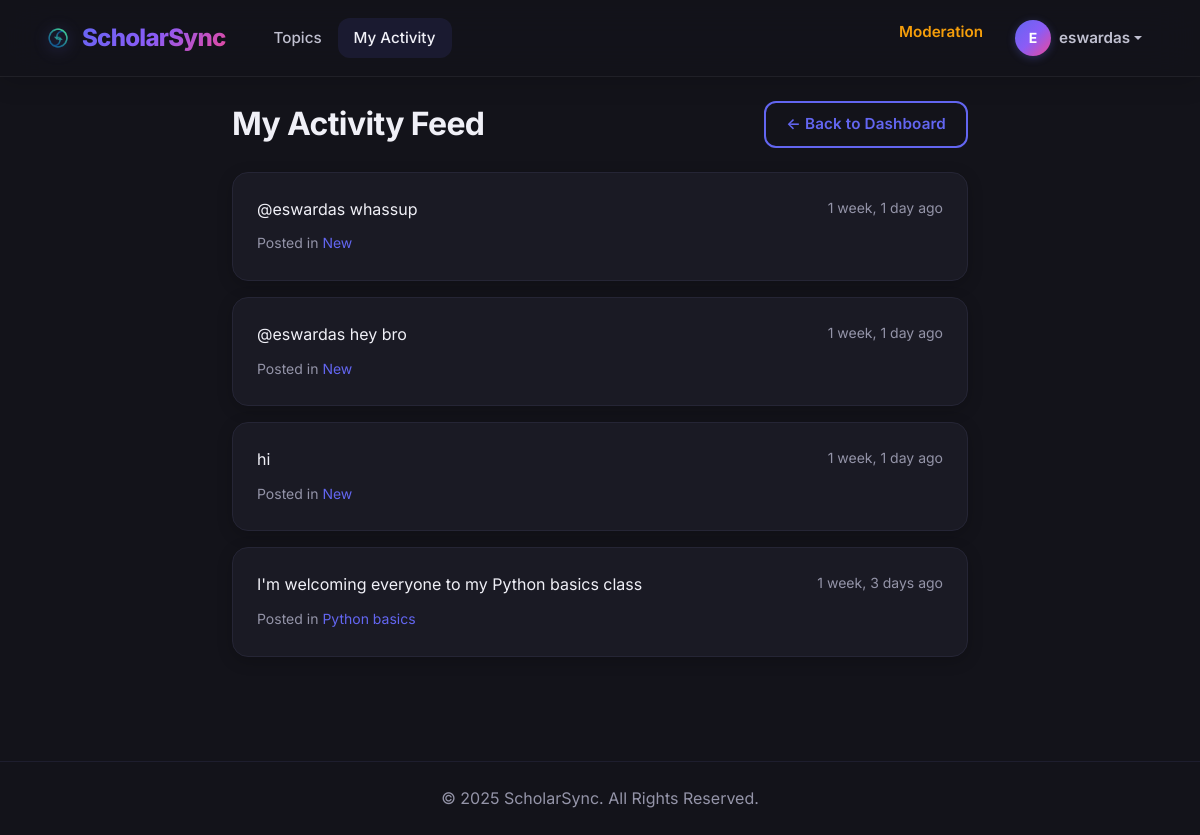
/activity/ (signed in), run on an earlier commit of the app's database.
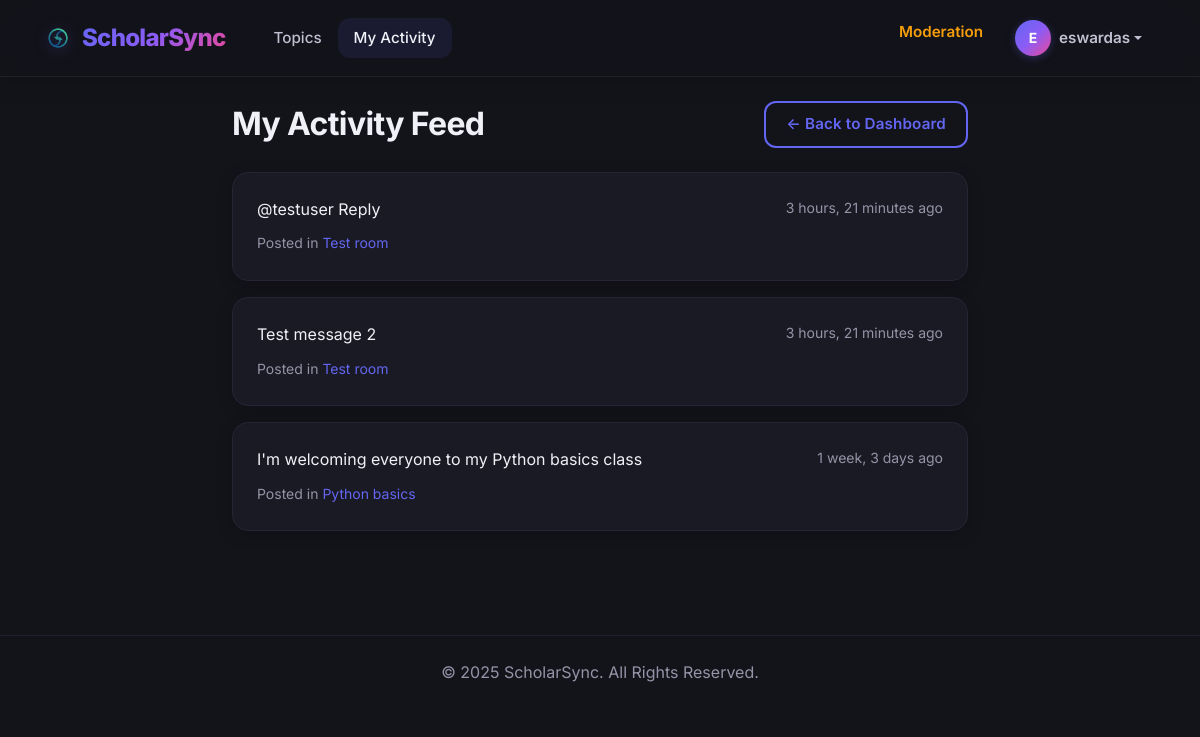
And on a later commit of the database.
### base/models.py (models this page shows, shortened)
class Message(models.Model):
    user = models.ForeignKey(User, on_delete=models.CASCADE)
    room = models.ForeignKey(Room, on_delete=models.CASCADE)
    body = models.TextField()
    file_attachment = models.FileField(upload_to=get_file_path, null=True, blank=True)
    file_name = models.CharField(max_length=255, blank=True, null=True)
    file_type = models.CharField(max_length=20, blank=True, null=True)  # image, audio, video, document
    updated = models.DateTimeField(auto_now=True)
    created = models.DateTimeField(auto_now_add=True)
    parent = models.ForeignKey('self', null=True, blank=True,
                               on_delete=models.SET_NULL, related_name='replies')
    class Meta:
        ordering = ['-created']

class Room(models.Model):
    host = models.ForeignKey(User, on_delete=models.SET_NULL, null=True)
    topic = models.ForeignKey(Topic, on_delete=models.SET_NULL, null=True)
    name = models.CharField(max_length=200)
    description = models.TextField(null=True, blank=True)
    participants = models.ManyToManyField(User, related_name='participants', blank=True)
    updated = models.DateTimeField(auto_now=True)
    created = models.DateTimeField(auto_now_add=True)
    is_active = models.BooleanField(default=True)
    max_participants = models.IntegerField(default=50)
    study_type = models.CharField(
        max_length=50,
        choices=[
            ('quiet', 'Quiet Study'),
            ('discussion', 'Discussion'),
            ('teaching', 'Teaching/Tutoring'),
        ],
        default='discussion'
    )
    is_private = models.BooleanField(default=False)
    private_id = models.CharField(max_length=8, blank=True, null=True)
    private_password = models.CharField(max_length=20, blank=True, null=True)
    class Meta:
        ordering = ['-updated', '-created']

### base/views.py (the view)
# urls.py: path('activity/', views.activityPage, name='activity'),
@login_required(login_url='login')
def activityPage(request):
    room_messages = Message.objects.filter(user=request.user).order_by('-created')
    return render(request, 'base/activity.html', {'room_messages': room_messages})

### templates/base/activity.html (shortened to what this page needs)
{% load static %}
<!DOCTYPE html>
<html>
<head>
    <link href="https://cdn.jsdelivr.net/npm/bootstrap@5.1.3/dist/css/bootstrap.min.css" rel="stylesheet">
    <link rel="stylesheet" href="https://cdn.jsdelivr.net/npm/bootstrap-icons@1.10.5/font/bootstrap-icons.css">
    <link rel="stylesheet" href="{% static 'css/style.css' %}?v=12">
</head>
<body class="bg-dark">
    <nav class="navbar navbar-expand-lg navbar-dark sticky-top">
        <div class="container">
            <a class="navbar-brand d-flex align-items-center" href="{% url 'home' %}">
                <img src="{% static 'img/default.png' %}" alt="ScholarSync" class="brand-logo me-2">
                <span class="text-gradient">ScholarSync</span>
            </a>
            <div class="collapse navbar-collapse" id="navbarNav">
                <ul class="navbar-nav ms-3">
                    <li class="nav-item"><a class="nav-link" href="{% url 'topics' %}">Topics</a></li>
                    <li class="nav-item"><a class="nav-link active" href="{% url 'activity' %}">My Activity</a></li>
                </ul>
                <ul class="navbar-nav ms-auto">
                    {% if request.user.is_authenticated %}
                        {% if request.user.is_superuser %}<li class="nav-item"><a class="nav-link text-warning" href="{% url 'moderation-reports' %}">Moderation</a></li>{% endif %}
                        <li class="nav-item dropdown">
                            <a class="nav-link dropdown-toggle d-flex align-items-center" href="#" id="userMenu" role="button" data-bs-toggle="dropdown" aria-expanded="false">
                                <span class="me-2 placeholder-avatar">{{ request.user.username|first|upper }}</span>
                                <span class="fw-600">{{ request.user.username }}</span>
                            </a>
                        </li>
                    {% endif %}
                </ul>
            </div>
        </div>
    </nav>
    <main class="container py-4">
        <div class="row justify-content-center">
            <div class="col-lg-8">
                <div class="d-flex justify-content-between align-items-center mb-4">
                    <h2 class="text-white mb-0">My Activity Feed</h2>
                    <a href="{% url 'home' %}" class="btn btn-outline-primary">&larr; Back to Dashboard</a>
                </div>
                {% for message in room_messages %}
                <div class="card mb-3">
                    <div class="card-body">
                        <div class="d-flex justify-content-between align-items-start">
                            <div>
                                <p class="text-white mb-2">{{ message.body }}</p>
                                <small class="text-muted">
                                    Posted in <a href="{% url 'room' message.room.id %}">{{ message.room.name }}</a>
                                </small>
                            </div>
                            <small class="text-muted text-nowrap ms-3">{{ message.created|timesince }} ago</small>
                        </div>
                    </div>
                </div>
                {% endfor %}
            </div>
        </div>
    </main>
    <footer class="text-center py-4"><p class="text-muted mb-0">&copy; {% now "Y" %} ScholarSync. All Rights Reserved.</p></footer>
</body>
</html>

What changed in the data, as far as the page shows it:
removed Message: body "@eswardas whassup", room.name "New", created "1 week, 1 day"
removed Message: body "@eswardas hey bro", room.name "New", created "1 week, 1 day"
removed Message: body "hi", room.name "New", created "1 week, 1 day"
added Message: body "@testuser Reply", room.name "Test room", created "3 hours, 21 minutes"
added Message: body "Test message 2", room.name "Test room", created "3 hours, 21 minutes"
